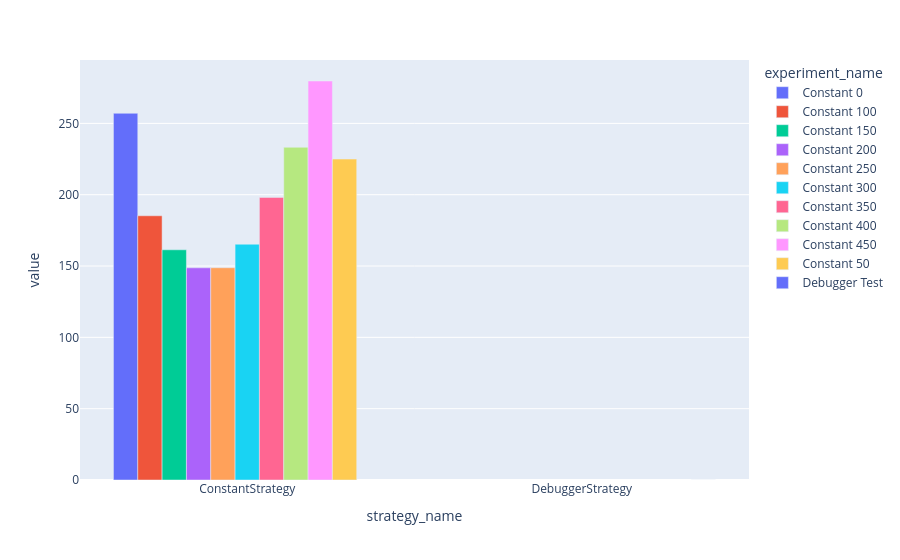

Source (notebook cell):
### Code cell
metrics_df = metrics.reset_index()
px.bar(
    metrics_df,
    x=C.STRATEGY_NAME,
    y=[C.RMSE],
    color=C.EXPERIMENT_NAME,
    barmode='group'
)

### Figure 1 — Plotly figure (JSON) as saved in the notebook; plotly's stock layout.template omitted (floating-point values rounded to 4 significant figures)
{"data": [{"alignmentgroup": "True", "hovertemplate": "experiment_name=Constant 0<br>strategy_name=%{x}<br>value=%{y}<extra></extra>", "legendgroup": "Constant 0", "marker": {"color": "#636efa", "pattern": {"shape": ""}}, "name": "Constant 0", "offsetgroup": "Constant 0", "orientation": "v", "showlegend": true, "textposition": "auto", "type": "bar", "x": ["ConstantStrategy"], "xaxis": "x", "y": [257.1], "yaxis": "y"}, {"alignmentgroup": "True", "hovertemplate": "experiment_name=Constant 100<br>strategy_name=%{x}<br>value=%{y}<extra></extra>", "legendgroup": "Constant 100", "marker": {"color": "#EF553B", "pattern": {"shape": ""}}, "name": "Constant 100", "offsetgroup": "Constant 100", "orientation": "v", "showlegend": true, "textposition": "auto", "type": "bar", "x": ["ConstantStrategy"], "xaxis": "x", "y": [185.2], "yaxis": "y"}, {"alignmentgroup": "True", "hovertemplate": "experiment_name=Constant 150<br>strategy_name=%{x}<br>value=%{y}<extra></extra>", "legendgroup": "Constant 150", "marker": {"color": "#00cc96", "pattern": {"shape": ""}}, "name": "Constant 150", "offsetgroup": "Constant 150", "orientation": "v", "showlegend": true, "textposition": "auto", "type": "bar", "x": ["ConstantStrategy"], "xaxis": "x", "y": [161.4], "yaxis": "y"}, {"alignmentgroup": "True", "hovertemplate": "experiment_name=Constant 200<br>strategy_name=%{x}<br>value=%{y}<extra></extra>", "legendgroup": "Constant 200", "marker": {"color": "#ab63fa", "pattern": {"shape": ""}}, "name": "Constant 200", "offsetgroup": "Constant 200", "orientation": "v", "showlegend": true, "textposition": "auto", "type": "bar", "x": ["ConstantStrategy"], "xaxis": "x", "y": [148.7], "yaxis": "y"}, {"alignmentgroup": "True", "hovertemplate": "experiment_name=Constant 250<br>strategy_name=%{x}<br>value=%{y}<extra></extra>", "legendgroup": "Constant 250", "marker": {"color": "#FFA15A", "pattern": {"shape": ""}}, "name": "Constant 250", "offsetgroup": "Constant 250", "orientation": "v", "showlegend": true, "textposition": "auto", "type": "bar", "x": ["ConstantStrategy"], "xaxis": "x", "y": [148.8], "yaxis": "y"}, {"alignmentgroup": "True", "hovertemplate": "experiment_name=Constant 300<br>strategy_name=%{x}<br>value=%{y}<extra></extra>", "legendgroup": "Constant 300", "marker": {"color": "#19d3f3", "pattern": {"shape": ""}}, "name": "Constant 300", "offsetgroup": "Constant 300", "orientation": "v", "showlegend": true, "textposition": "auto", "type": "bar", "x": ["ConstantStrategy"], "xaxis": "x", "y": [165.3], "yaxis": "y"}, {"alignmentgroup": "True", "hovertemplate": "experiment_name=Constant 350<br>strategy_name=%{x}<br>value=%{y}<extra></extra>", "legendgroup": "Constant 350", "marker": {"color": "#FF6692", "pattern": {"shape": ""}}, "name": "Constant 350", "offsetgroup": "Constant 350", "orientation": "v", "showlegend": true, "textposition": "auto", "type": "bar", "x": ["ConstantStrategy"], "xaxis": "x", "y": [198.1], "yaxis": "y"}, {"alignmentgroup": "True", "hovertemplate": "experiment_name=Constant 400<br>strategy_name=%{x}<br>value=%{y}<extra></extra>", "legendgroup": "Constant 400", "marker": {"color": "#B6E880", "pattern": {"shape": ""}}, "name": "Constant 400", "offsetgroup": "Constant 400", "orientation": "v", "showlegend": true, "textposition": "auto", "type": "bar", "x": ["ConstantStrategy"], "xaxis": "x", "y": [233.3], "yaxis": "y"}, {"alignmentgroup": "True", "hovertemplate": "experiment_name=Constant 450<br>strategy_name=%{x}<br>value=%{y}<extra></extra>", "legendgroup": "Constant 450", "marker": {"color": "#FF97FF", "pattern": {"shape": ""}}, "name": "Constant 450", "offsetgroup": "Constant 450", "orientation": "v", "showlegend": true, "textposition": "auto", "type": "bar", "x": ["ConstantStrategy"], "xaxis": "x", "y": [279.7], "yaxis": "y"}, {"alignmentgroup": "True", "hovertemplate": "experiment_name=Constant 50<br>strategy_name=%{x}<br>value=%{y}<extra></extra>", "legendgroup": "Constant 50", "marker": {"color": "#FECB52", "pattern": {"shape": ""}}, "name": "Constant 50", "offsetgroup": "Constant 50", "orientation": "v", "showlegend": true, "textposition": "auto", "type": "bar", "x": ["ConstantStrategy"], "xaxis": "x", "y": [225.0], "yaxis": "y"}, {"alignmentgroup": "True", "hovertemplate": "experiment_name=Debugger Test<br>strategy_name=%{x}<br>value=%{y}<extra></extra>", "legendgroup": "Debugger Test", "marker": {"color": "#636efa", "pattern": {"shape": ""}}, "name": "Debugger Test", "offsetgroup": "Debugger Test", "orientation": "v", "showlegend": true, "textposition": "auto", "type": "bar", "x": ["DebuggerStrategy"], "xaxis": "x", "y": [0], "yaxis": "y"}], "layout": {"barmode": "group", "legend": {"title": {"text": "experiment_name"}, "tracegroupgap": 0}, "margin": {"t": 60}, "xaxis": {"anchor": "y", "domain": [0, 1], "title": {"text": "strategy_name"}}, "yaxis": {"anchor": "x", "domain": [0, 1], "title": {"text": "value"}}}}
